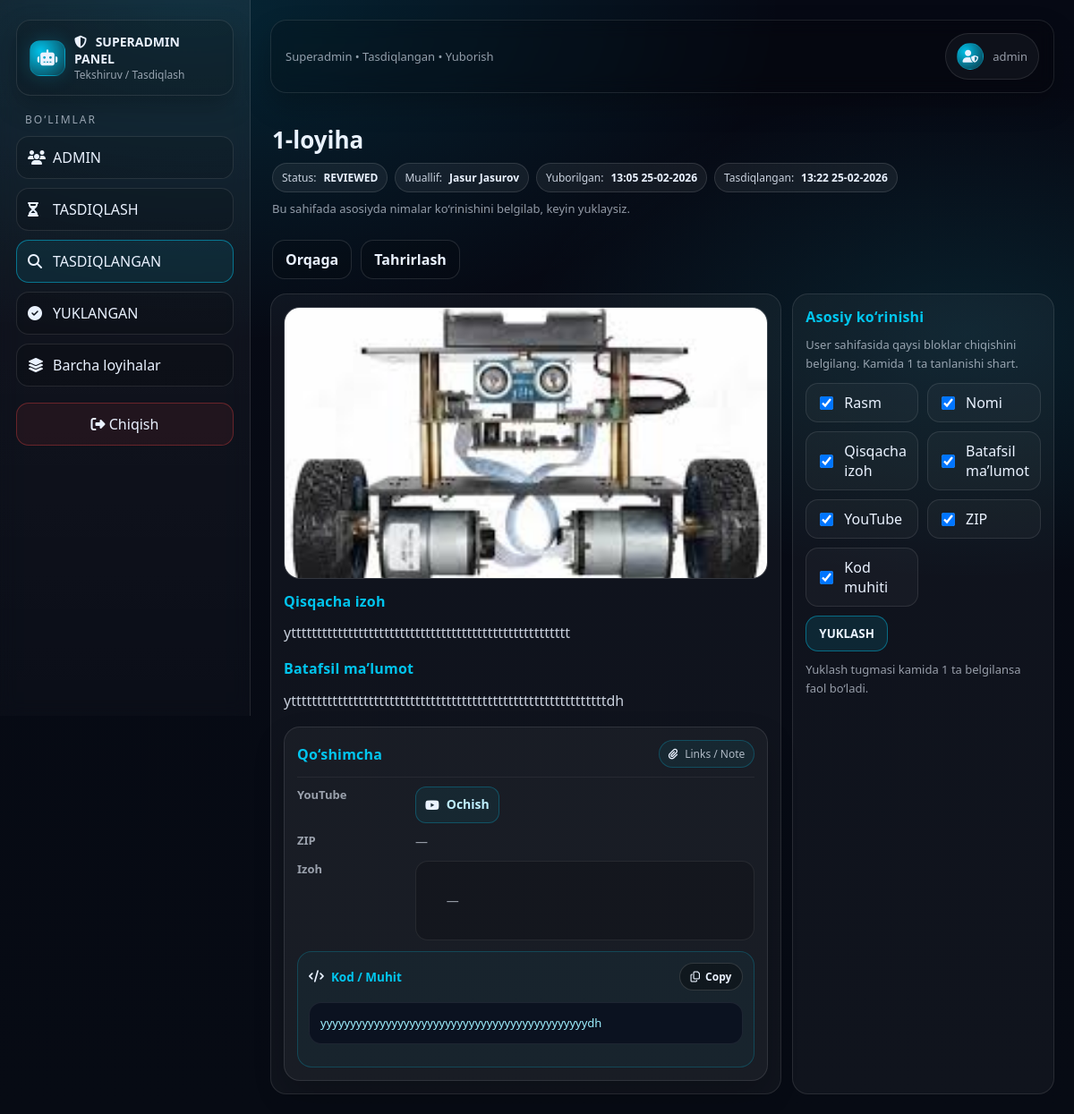
/p/superadmin/review/7/ (signed in), run on the app's committed database.
### apps/accounts/models.py (models this page shows, shortened)
class User(AbstractUser):
    class Role(models.TextChoices):
        SUPERADMIN = "SUPERADMIN", "Superadmin"
        ADMIN = "ADMIN", "Kichik admin"
        USER = "USER", "User"
    role = models.CharField(max_length=20, choices=Role.choices, default=Role.USER)
    created_by = models.ForeignKey(
        "self",
        on_delete=models.SET_NULL,
        null=True,
        blank=True,
        related_name="created_users",
        limit_choices_to={"role": "SUPERADMIN"},
    )

### apps/projects/models.py (models this page shows, shortened)
class Project(models.Model):
    class Status(models.TextChoices):
        DRAFT = "DRAFT", "Draft"
        PENDING = "PENDING", "Pending"
        REVIEWED = "REVIEWED", "Reviewed"
        REJECTED = "REJECTED", "Rejected"
        PUBLISHED = "PUBLISHED", "Published"
    image = models.ImageField(upload_to="project_images/", null=True, blank=True)
    title = models.CharField(max_length=200)               # majburiy
    short_desc = models.CharField(max_length=300)          # majburiy
    content = models.TextField()                           # majburiy
    youtube_url = models.URLField(blank=True)
    code_zip = models.FileField(upload_to="project_zips/", blank=True, null=True)
    coding_env_note = models.TextField(blank=True)
    status = models.CharField(max_length=20, choices=Status.choices, default=Status.DRAFT)
    author = models.ForeignKey(
        settings.AUTH_USER_MODEL,
        on_delete=models.SET_NULL,
        null=True,
        blank=True,
        related_name="projects",
    )
    author_name = models.CharField(max_length=255, blank=True, default="")
    reviewer = models.ForeignKey(
        settings.AUTH_USER_MODEL,
        on_delete=models.SET_NULL,
        null=True,
        blank=True,
        related_name="reviewed_projects",
    )
    review_note = models.TextField(blank=True)
    reviewed_at = models.DateTimeField(null=True, blank=True)
    published_at = models.DateTimeField(null=True, blank=True)
    created_at = models.DateTimeField(auto_now_add=True)
    updated_at = models.DateTimeField(auto_now=True)
    submitted_at = models.DateTimeField(null=True, blank=True)
    show_image = models.BooleanField(default=True)
    show_title = models.BooleanField(default=True)
    show_short_desc = models.BooleanField(default=True)
    show_content = models.BooleanField(default=True)
    show_youtube = models.BooleanField(default=True)
    show_zip = models.BooleanField(default=True)
    show_code = models.BooleanField(default=True)
    class Meta:
        ordering = ["-created_at"]

### apps/projects/views.py (the view, shortened to what this page needs)
# urls.py: path("p/superadmin/review/<int:project_id>/", views.superadmin_review, name="superadmin_review"),
@login_required
@user_passes_test(is_superadmin)
def superadmin_review(request, project_id):
    p = get_object_or_404(Project.objects.select_related("author"), id=project_id)
    if p.status == Project.Status.PENDING:
        return render(request, "projects/superadmin/review_pending.html", {"p": p})
    if p.status == Project.Status.REVIEWED:
        return render(request, "projects/superadmin/review_form.html", {"p": p})
    return redirect("superadmin_project_detail", project_id=p.id)

### apps/projects/views.py (called while the page is built)
def is_superadmin(user):
    return user.is_authenticated and getattr(user, "role", None) == "SUPERADMIN"

### apps/projects/templates/projects/superadmin/review_form.html (shortened to what this page needs)
{% extends "accounts/superadmin/base_superadmin.html" %}
{% block nav_reviewed %}active{% endblock %}
{% block crumb %}Superadmin • Tasdiqlangan • Yuborish{% endblock %}
{% block content %}
<div style="padding:16px 2px; display:flex; align-items:flex-end; justify-content:space-between; gap:12px; flex-wrap:wrap;">
  <div>
    <h1 style="margin:0; font-size:26px;">{{ p.title }}</h1>
    <div style="margin-top:8px; display:flex; gap:8px; flex-wrap:wrap;">
      <span class="pill">Status: <b>{{ p.status }}</b></span>
      <span class="pill">Muallif: <b>{% if p.author %}
  {{ p.author.get_full_name|default:p.author.username }}
{% else %}
  {{ p.author_name|default:"(muallif o‘chirilgan)" }}
{% endif %}</b></span>
      <span class="pill">Yuborilgan: <b>{{ p.submitted_at|date:"H:i d-m-Y"|default:"—" }}</b></span>
      <span class="pill">Tasdiqlangan: <b>{{ p.reviewed_at|date:"H:i d-m-Y"|default:"—" }}</b></span>
    </div>
    <div class="muted" style="margin-top:8px;">
      Bu sahifada asosiyda nimalar ko‘rinishini belgilab, keyin yuklaysiz.
    </div>
  </div>
  <div class="btnrow">
    <a class="btn-ghost" href="{% url 'superadmin_reviewed_list' %}">Orqaga</a>
    <a class="btn-ghost" href="{% url 'superadmin_project_edit' p.id %}">Tahrirlash</a>
  </div>
</div>
<div class="grid2">
  <div class="box">
    {% if p.image %}
      <img class="hero" src="{{ p.image.url }}" alt="">
    {% endif %}
    <div style="margin-top:14px;">
      <h3 class="sec-title">Qisqacha izoh</h3>
      <div style="color:rgba(234,242,255,.85); line-height:1.8;">{{ p.short_desc }}</div>
    </div>
    <div style="margin-top:14px;">
      <h3 class="sec-title">Batafsil ma’lumot</h3>
      <div style="color:rgba(234,242,255,.85); line-height:1.9; white-space:pre-wrap;">{{ p.content }}</div>
    </div>
    <div class="extra-card" style="margin-top:14px;">
  <div class="extra-head">
    <h3 class="sec-title" style="margin:0;">Qo‘shimcha</h3>
    <span class="extra-badge"><i class="fa-solid fa-paperclip"></i> Links / Note</span>
  </div>
  <div class="kv">
    <div class="k">YouTube</div>
    <div class="v">
      {% if p.youtube_url %}
        <a class="extra-link" href="{{ p.youtube_url }}" target="_blank" rel="noopener">
          <i class="fa-brands fa-youtube"></i> Ochish
        </a>
      {% else %}
        <span class="dash">—</span>
      {% endif %}
    </div>
    <div class="k">ZIP</div>
    <div class="v">
      {% if p.code_zip %}
        <a class="extra-link" href="{{ p.code_zip.url }}" target="_blank" rel="noopener" download>
          <i class="fa-solid fa-file-zipper"></i> Yuklab olish
        </a>
      {% else %}
        <span class="dash">—</span>
      {% endif %}
    </div>
    <div class="k">Izoh</div>
    <div class="v note">
      {% if p.review_note %}{{ p.review_note }}{% else %}<span class="dash">—</span>{% endif %}
    </div>
  </div>
  {% if p.show_code and p.coding_env_note %}
    <div class="code-wrap" style="margin-top:12px;">
      <div class="code-head">
        <div class="code-env">
          <i class="fa-solid fa-code"></i>
          Kod / Muhit
        </div>
        <button type="button" class="copy-btn" onclick="copyExtraCode(this)">
          <i class="fa-regular fa-copy"></i> Copy
        </button>
      </div>
      <pre class="code-box"><code>{{ p.coding_env_note }}</code></pre>
    </div>
  {% endif %}
</div>
  </div>
  <div class="box">
    <h3 class="sec-title">Asosiy ko‘rinishi</h3>
    <div class="muted">User sahifasida qaysi bloklar chiqishini belgilang. Kamida 1 ta tanlanishi shart.</div>
    <form method="post" style="margin-top:12px;">
      <div class="checks">
        <label class="check"><input type="checkbox" name="show_image" {% if p.show_image %}checked{% endif %}> Rasm</label>
        <label class="check"><input type="checkbox" name="show_title" {% if p.show_title %}checked{% endif %}> Nomi</label>
        <label class="check"><input type="checkbox" name="show_short_desc" {% if p.show_short_desc %}checked{% endif %}> Qisqacha izoh</label>
        <label class="check"><input type="checkbox" name="show_content" {% if p.show_content %}checked{% endif %}> Batafsil ma’lumot</label>
        <label class="check"><input type="checkbox" name="show_youtube" {% if p.show_youtube %}checked{% endif %}> YouTube</label>
        <label class="check"><input type="checkbox" name="show_zip" {% if p.show_zip %}checked{% endif %}> ZIP</label>
        <label class="check"><input type="checkbox" name="show_code" {% if p.show_code %}checked{% endif %}> Kod muhiti</label>
      </div>
      <div class="btnrow" style="margin-top:10px;">
        <button class="btn" type="submit" name="action" value="publish" id="publishBtn" disabled>
          YUKLASH
        </button>
      </div>
      <div class="muted" style="margin-top:10px;">
        Yuklash tugmasi kamida 1 ta belgilansa faol bo‘ladi.
      </div>
    </form>
  </div>
</div>
{% endblock %}

### apps/accounts/templates/accounts/superadmin/base_superadmin.html (shortened to what this page needs)
{% load static %}
<html lang="uz">
<head>
  <link rel="stylesheet" href="https://cdnjs.cloudflare.com/ajax/libs/font-awesome/6.5.1/css/all.min.css">
</head>
<body>
<div class="layout">
  <aside class="sidebar" id="sidebar">
    <div class="brand">
      <div class="logo" style="display:flex;align-items:center;justify-content:center;font-size:18px;">
        <i class="fa-solid fa-robot"></i>
      </div>
      <div>
        <b>
          <i class="fa-solid fa-shield-halved" style="margin-right:6px;"></i>
          SUPERADMIN PANEL
        </b>
        <span>Tekshiruv / Tasdiqlash</span>
      </div>
    </div>
    <div class="section-title" style="color: var(--muted); letter-spacing: 2px; font-size: 12px; font-weight: normal;">BO‘LIMLAR</div>
    <nav class="nav">
      <a class="{% block nav_admins %}{% endblock %}" href="{% url 'superadmin_admin_list' %}">
        <i class="fa-solid fa-users" style="width:18px;"></i>
        ADMIN
      </a>
      <a class="{% block nav_pending %}{% endblock %}" href="{% url 'superadmin_pending_list' %}">
        <i class="fa-solid fa-hourglass-half" style="width:18px;"></i>
        TASDIQLASH
      </a>
      <a class="{% block nav_reviewed %}{% endblock %}" href="{% url 'superadmin_reviewed_list' %}">
        <i class="fa-solid fa-magnifying-glass" style="width:18px;"></i>
        TASDIQLANGAN
      </a>
      <a class="{% block nav_published %}{% endblock %}" href="{% url 'superadmin_published_list' %}">
        <i class="fa-solid fa-check-circle" style="width:18px;"></i>
        YUKLANGAN
      </a>
      <a class="{% block nav_allprojects %}{% endblock %}" href="{% url 'superadmin_projects_all' %}">
        <i class="fa-solid fa-layer-group" style="width:18px;"></i>
        Barcha loyihalar
      </a>
    </nav>
    <a class="logout" href="{% url 'logout' %}">
      <i class="fa-solid fa-right-from-bracket"></i> Chiqish
    </a>
  </aside>
  <main class="main">
    <div class="topbar">
      <div style="min-width:0; flex:1;">
        <div class="crumb">{% block crumb %}Boshqaruv paneli{% endblock %}</div>
      </div>
      <div class="userchip" title="{{ request.user.get_full_name|default:request.user.username }}">
        <div class="avatar">
          <i class="fa-solid fa-user-shield"></i>
        </div>
        <div class="name">
          {{ request.user.get_full_name|default:request.user.username }}
        </div>
      </div>
    </div>
    <div class="content">
      {% block content %}{% endblock %}
    </div>
  </main>
</div>
</body>
</html>

### apps/accounts/templates/accounts/superadmin/base_superadmin.html (style rules this page uses)
:root { --bg:#070b14; --panel:#0b1220; --panel2:#0f1a2e; --line:rgba(255,255,255,.10); --line2:rgba(0,212,255,.20); --text:#eaf2ff; --muted:rgba(234,242,255,.62); --cyan:#00d4ff; --danger:#ef4444; --ok:#22c55e; --warn:#f59e0b; --vio:#a78bfa; }
* { box-sizing:border-box;font-family:system-ui,-apple-system,"Segoe UI",Roboto,Arial;color:var(--text) }
body { margin:0; background: radial-gradient(1200px 700px at 18% 0%, rgba(0,212,255,.14), transparent 55%), radial-gradient(900px 500px at 90% 30%, rgba(33,230,255,.10), transparent 55%), linear-gradient(180deg, #060914, var(--bg)); min-height:100vh; }
a { color:inherit;text-decoration:none }
.layout { display:flex; min-height:100vh; }
.sidebar { width:280px; padding:22px 18px; background: linear-gradient(180deg, rgba(255,255,255,.06), rgba(255,255,255,.02)); border-right:1px solid var(--line); backdrop-filter: blur(10px); position: sticky; top: 0; align-self: flex-start; height: 100vh; overflow:auto; }
.brand { display:flex; gap:10px; align-items:center; padding:14px 14px; border:1px solid var(--line); border-radius:16px; background: rgba(0,0,0,.18); box-shadow: 0 12px 28px rgba(0,0,0,.25); margin-bottom:18px; }
.logo { width:40px; height:40px; border-radius:12px; background: radial-gradient(circle at 30% 30%, rgba(0,212,255,.9), rgba(0,212,255,.15)); border:1px solid var(--line2); box-shadow: 0 0 20px rgba(0,212,255,.18); flex:0 0 40px; }
.brand b { display:block; font-size:14px }
.brand span { display:block; font-size:12px; color:var(--muted) }
.section-title { font-size:12px; letter-spacing: 2px; color:var(--muted); margin:18px 10px 10px; }
.nav a { display:flex; align-items:center; gap:10px; padding:12px 12px; border-radius:14px; border:1px solid var(--line); background: rgba(0,0,0,.14); margin:10px 0; transition:.2s; }
.nav a.active { border-color:rgba(0,212,255,.45); background: rgba(0,212,255,.08); }
.logout { margin-top:18px; display:block; padding:12px 12px; border-radius:14px; border:1px solid rgba(239,68,68,.35); background: rgba(239,68,68,.08); text-align:center; }
.main { flex:1; padding:22px; }
.topbar { display:flex; align-items:center; justify-content:space-between; padding:14px 16px; border:1px solid var(--line); border-radius:18px; background: rgba(0,0,0,.16); backdrop-filter: blur(10px); box-shadow: 0 14px 30px rgba(0,0,0,.22); gap: 12px; position: sticky; top: 22px; z-index: 1000; }
.topbar .crumb { color:var(--muted); font-size:13px }
.userchip { display:flex; align-items:center; gap:10px; padding:10px 12px; border-radius:999px; border:1px solid var(--line); background: rgba(255,255,255,.04); min-width: 0; }
.userchip .name { font-size:13px; color:var(--muted); white-space: nowrap; overflow: hidden; text-overflow: ellipsis; max-width: 320px; }
.avatar { width:30px;height:30px;border-radius:999px; background: radial-gradient(circle at 30% 30%, rgba(0,212,255,.9), rgba(0,212,255,.18)); border:1px solid var(--line2); flex: 0 0 30px; display:flex;align-items:center;justify-content:center;font-size:14px; }
.content { margin-top:18px; }

### data on the page
User: user.get_full_name "admin"
Project: title "1-loyiha", status "REVIEWED", author.get_full_name "Jasur Jasurov", submitted_at "13:05 25-02-2026", reviewed_at "13:22 25-02-2026", image (picture), short_desc "ytttttttttttttttttttttttttttttttttttttttttttttttttttttt", content "ytttttttttttttttttttttttttttttttttttttttttttttttttttttttttttttdh", coding_env_note "yyyyyyyyyyyyyyyyyyyyyyyyyyyyyyyyyyyyyyyyyyyyydh", show_image "☑", show_title "☑", show_short_desc "☑", show_content "☑", show_youtube "☑", show_zip "☑", show_code "☑"
